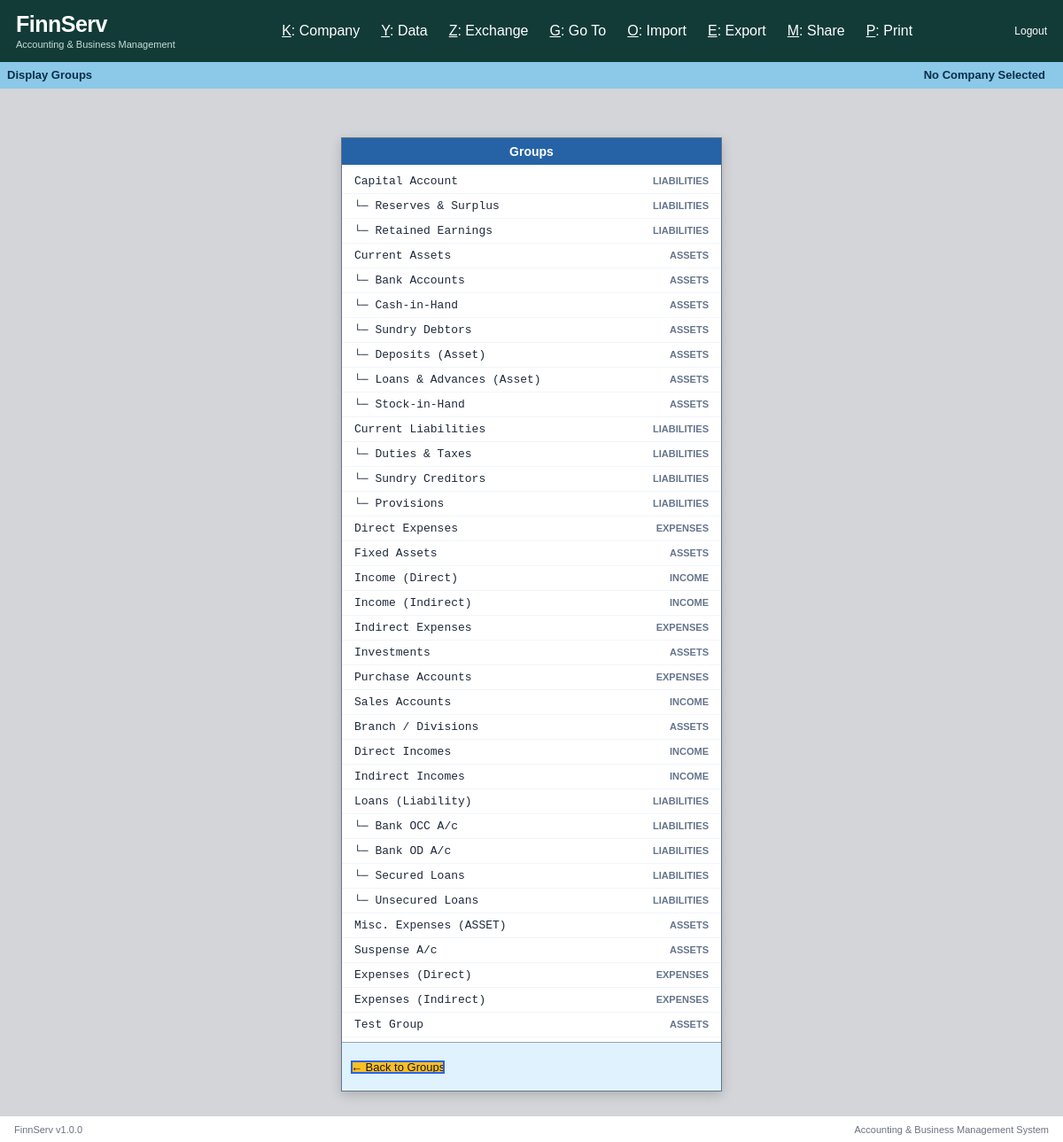
Screenshot of /groups/display.php (signed in) with the database file from the repository.
### tables this page shows
CREATE TABLE `groups` (
  `id` int(10) UNSIGNED NOT NULL,
  `company_id` int(10) UNSIGNED NOT NULL,
  `name` varchar(100) NOT NULL,
  `alias` varchar(100) DEFAULT NULL,
  `parent_id` int(10) UNSIGNED DEFAULT NULL,
  `nature` enum('Assets','Liabilities','Income','Expenses') NOT NULL,
  `affects_gross_profit` tinyint(1) NOT NULL DEFAULT 0,
  `behaves_like_subledger` tinyint(1) NOT NULL DEFAULT 0,
  `net_debit_credit_reporting` tinyint(1) NOT NULL DEFAULT 0,
  `used_for_calculation` tinyint(1) NOT NULL DEFAULT 0,
  `allocation_method` enum('Not Applicable','Appropriate by Qty','Appropriate by Value') NOT NULL DEFAULT 'Not Applicable',
  `hsn_sac_details_mode` enum('As per Company/Group','Specify Details Here','Use GST Classification') NOT NULL DEFAULT 'As per Company/Group',
  `hsn_sac` varchar(20) DEFAULT NULL,
  `hsn_sac_description` varchar(255) DEFAULT NULL,
  `gst_rate_details_mode` enum('As per Company/Group','Specify Details Here','Specify Slab-Based Rates','Use GST Classification') NOT NULL DEFAULT 'As per Company/Group',
  `taxability_type` varchar(50) DEFAULT NULL,
  `gst_rate` decimal(5,2) DEFAULT NULL,
  `is_system` tinyint(1) NOT NULL DEFAULT 0,
  `display_order` int(11) NOT NULL DEFAULT 0,
  `created_at` timestamp NOT NULL DEFAULT current_timestamp(),
  `updated_at` timestamp NOT NULL DEFAULT current_timestamp() ON UPDATE current_timestamp()
);

### groups/repository.php (called while the page is built, shortened)
<?php
function getAllGroups(PDO $pdo, int $companyId): array
{
    $stmt = $pdo->prepare("
        SELECT
            id,
            company_id,
            name,
            alias,
            parent_id,
            nature,
            affects_gross_profit,
            behaves_like_subledger,
            net_debit_credit_reporting,
            used_for_calculation,
            allocation_method,
            hsn_sac_details_mode,
            hsn_sac,
            hsn_sac_description,
            gst_rate_details_mode,
            taxability_type,
            gst_rate,
            is_system,
            display_order,
            created_at,
            updated_at
        FROM groups
        WHERE company_id = ?
        ORDER BY display_order ASC, name ASC
    ");
    $stmt->execute([$companyId]);
    return $stmt->fetchAll(PDO::FETCH_ASSOC);
}

### groups/display.php (the view, shortened to what this page needs)
<?php
require_once __DIR__ . '/../includes/init.php';
require_once __DIR__ . '/repository.php';
$companyId = (int) $_SESSION['company_id'];
$companyName =
    $_SESSION['company_name'] ?? 'No Company Selected';
$groups = getAllGroups($pdo, $companyId);
$childrenByParent = [];
foreach ($groups as $group) {
    $parentId = $group['parent_id'];
    if ($parentId === null) {
        $parentKey = 'root';
    } else {
        $parentKey = (string) $parentId;
    }
    if (!isset($childrenByParent[$parentKey])) {
        $childrenByParent[$parentKey] = [];
    }
    $childrenByParent[$parentKey][] = $group;
}
function renderGroupTree(
    array $childrenByParent,
    string $parentKey = 'root',
    int $level = 0
): void {
    if (
        !isset($childrenByParent[$parentKey]) ||
        empty($childrenByParent[$parentKey])
    ) {
        return;
    }
    foreach ($childrenByParent[$parentKey] as $group):
        $indent =
            $level > 0
                ? str_repeat(
                    '│   ',
                    $level - 1
                ) . '└─ '
                : '';
        ?>
        <div class="company-display-row">
            <span class="company-display-name"><?= htmlspecialchars($indent . $group['name']) ?></span>
            <span class="company-display-nature"><?= htmlspecialchars($group['nature']) ?></span>
        </div>
        <?php
    endforeach;
}
?>
<!DOCTYPE html>
<html lang="en">
<head>
    <link
        rel="stylesheet"
        href="<?= BASE_URL ?>assets/css/style.css?v=<?= time() ?>"
    >
    <link
        rel="stylesheet"
        href="<?= BASE_URL ?>assets/css/gateway.css?v=<?= time() ?>"
    >
    <link
        rel="stylesheet"
        href="<?= BASE_URL ?>assets/css/company.css?v=<?= time() ?>"
    >
</head>
<body class="gateway-page">
<div class="gateway-app">
    <header class="gateway-topbar">
        <div class="gateway-brand">
            <div class="gateway-logo">
                FinnServ
            </div>
            <div class="gateway-version">
                Accounting &amp; Business Management
            </div>
        </div>
        <nav class="gateway-shortcuts">
            <a href="<?= BASE_URL ?>dashboard/">
                <u>K</u>: Company
            </a>
            <span>
                <u>Y</u>: Data
            </span>
            <span>
                <u>Z</u>: Exchange
            </span>
            <span>
                <u>G</u>: Go To
            </span>
            <span>
                <u>O</u>: Import
            </span>
            <span>
                <u>E</u>: Export
            </span>
            <span>
                <u>M</u>: Share
            </span>
            <span>
                <u>P</u>: Print
            </span>
        </nav>
        <a
            href="<?= BASE_URL ?>auth/logout.php"
            class="gateway-logout"
        >
            Logout
        </a>
    </header>
    <div class="gateway-titlebar">
        <strong>
            Display Groups
        </strong>
        <div class="gateway-title-company">
            <?= htmlspecialchars($companyName) ?>
        </div>
    </div>
    <main class="company-menu-page">
        <section class="company-menu-panel">
            <div class="company-menu-title">
                Groups
            </div>
            <div class="company-display-list">
                <?php if (empty($groups)): ?>
                    <div class="company-select-empty">
                        No groups found.
                    </div>
                <?php else: ?>
                    <?php
                    renderGroupTree(
                        $childrenByParent
                    );
                    ?>
                <?php endif; ?>
            </div>
            <div class="company-menu-footer">
                <a
                    href="<?= BASE_URL ?>groups/"
                    class="company-menu-back"
                >
                    ← Back to Groups
                </a>
            </div>
        </section>
    </main>
    <footer class="gateway-footer">
        <span>
            FinnServ v1.0.0
        </span>
        <span>
            Accounting &amp; Business Management System
        </span>
    </footer>
</div>
</body>
</html>

### assets/css/style.css (style rules this page uses)
* { box-sizing: border-box; margin: 0; padding: 0; }
:root { --bg: #f5f7fb; --surface: #ffffff; --border: #e5e7eb; --text: #111827; --muted: #6b7280; --primary: #2563eb; --primary-dark: #1d4ed8; --danger: #dc2626; }
body { font-family: Arial, Helvetica, sans-serif; background: var(--bg); color: var(--text); min-height: 100vh; }
a { text-decoration: none; color: inherit; }

### assets/css/gateway.css (style rules this page uses)
.gateway-page { margin: 0; background: #ffffff; color: #111827; font-family: Arial, Helvetica, sans-serif; overflow: hidden; }
.gateway-app { min-height: 100vh; display: flex; flex-direction: column; }
.gateway-topbar { height: 70px; display: flex; align-items: center; gap: 28px; padding: 0 18px; background: #123b38; color: #ffffff; }
.gateway-brand { min-width: 185px; }
.gateway-logo { font-size: 25px; font-weight: 700; letter-spacing: -0.5px; }
.gateway-version { margin-top: 2px; color: #c7deda; font-size: 11px; }
.gateway-shortcuts { flex: 1; display: flex; align-items: center; justify-content: center; gap: 24px; }
.gateway-logout { color: #ffffff; font-size: 12px; text-decoration: none; }
.gateway-titlebar { min-height: 30px; display: flex; align-items: center; justify-content: space-between; padding: 0 8px; background: #8cc8e8; color: #082f49; font-size: 13px; }
.gateway-footer { height: 30px; display: flex; align-items: center; justify-content: space-between; padding: 0 16px; border-top: 1px solid #d1d5db; color: #6b7280; font-size: 11px; }

### assets/css/company.css (style rules this page uses)
.company-menu-page { flex: 1 1 auto; min-height: 0; display: flex; justify-content: center; align-items: flex-start; padding-top: 55px; padding-bottom: 30px; background: rgba(17, 24, 39, 0.18); overflow-y: auto; overflow-x: hidden; }
.company-menu-panel { width: 430px; min-height: 520px; max-height: calc(100vh - 180px); display: flex; flex-direction: column; background: #e0f2fe; border: 1px solid #64748b; box-shadow: 0 4px 12px rgba(0, 0, 0, 0.18); }
.company-menu-title { padding: 7px 12px; text-align: center; background: #2563a6; color: #ffffff; font-weight: 600; font-size: 14px; }
.company-menu-footer { padding: 18px 10px; }
.company-menu-back { color: #111827; font-size: 13px; text-decoration: none; }
.gateway-title-company { margin-right: 12px; font-weight: 600; }
.gateway-app { min-height: 100vh; height: 100vh; display: flex; flex-direction: column; }
.company-menu-page { flex: 1 1 auto; min-height: 0; overflow-y: auto; }
.company-display-list { flex: 1; min-height: 0; overflow-y: auto; background: #ffffff; border-bottom: 1px solid #94a3b8; padding: 5px 0; }
.company-display-row { display: flex; justify-content: space-between; align-items: center; padding: 6px 14px; font-size: 13px; border-bottom: 1px solid #f1f5f9; }
.company-display-name { font-family: monospace; white-space: pre; color: #1e293b; }
.company-display-nature { color: #64748b; font-size: 11px; text-transform: uppercase; font-weight: 600; }

### rows the page displays
groups: name "Capital Account", nature "LIABILITIES"
groups: name "└─ Reserves & Surplus", nature "LIABILITIES"
groups: name "└─ Retained Earnings", nature "LIABILITIES"
groups: name "Current Assets", nature "ASSETS"
groups: name "└─ Bank Accounts", nature "ASSETS"
groups: name "└─ Cash-in-Hand", nature "ASSETS"
groups: name "└─ Sundry Debtors", nature "ASSETS"
groups: name "└─ Deposits (Asset)", nature "ASSETS"
groups: name "└─ Loans & Advances (Asset)", nature "ASSETS"
groups: name "└─ Stock-in-Hand", nature "ASSETS"
groups: name "Current Liabilities", nature "LIABILITIES"
groups: name "└─ Duties & Taxes", nature "LIABILITIES"
groups: name "└─ Sundry Creditors", nature "LIABILITIES"
groups: name "└─ Provisions", nature "LIABILITIES"
groups: name "Direct Expenses", nature "EXPENSES"
groups: name "Fixed Assets", nature "ASSETS"
groups: name "Income (Direct)", nature "INCOME"
groups: name "Income (Indirect)", nature "INCOME"
groups: name "Indirect Expenses", nature "EXPENSES"
groups: name "Investments", nature "ASSETS"
groups: name "Purchase Accounts", nature "EXPENSES"
groups: name "Sales Accounts", nature "INCOME"
groups: name "Branch / Divisions", nature "ASSETS"
groups: name "Direct Incomes", nature "INCOME"
groups: name "Indirect Incomes", nature "INCOME"
groups: name "Loans (Liability)", nature "LIABILITIES"
groups: name "└─ Bank OCC A/c", nature "LIABILITIES"
groups: name "└─ Bank OD A/c", nature "LIABILITIES"
groups: name "└─ Secured Loans", nature "LIABILITIES"
groups: name "└─ Unsecured Loans", nature "LIABILITIES"
groups: name "Misc. Expenses (ASSET)", nature "ASSETS"
groups: name "Suspense A/c", nature "ASSETS"
groups: name "Expenses (Direct)", nature "EXPENSES"
groups: name "Expenses (Indirect)", nature "EXPENSES"
groups: name "Test Group", nature "ASSETS"

### other values shown
$companyName "No Company Selected"
